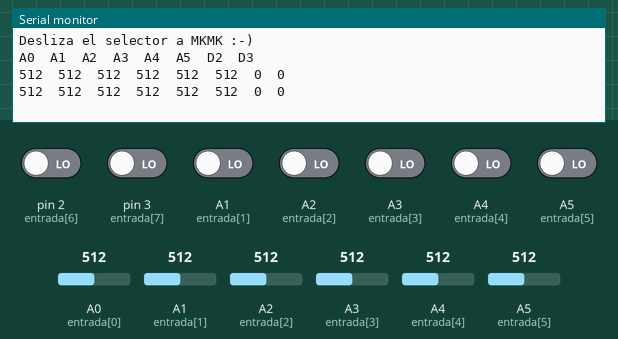
Bench run of a sketch on a simulated Arduino Uno, built with avr-gcc and run on an emulated ATmega328P. Shown: the last lines printed to the serial monitor. Inputs (shaded band) come from the test bench; at power-on: A1 (entrada[1]), A2 (entrada[2]), A3 (entrada[3]), A4 (entrada[4]), A5 (entrada[5]), pin 2 (entrada[6]), pin 3 (entrada[7]) LOW, A0 (entrada[0]) = 512, A1 (entrada[1]) = 512, A2 (entrada[2]) = 512, A3 (entrada[3]) = 512, A4 (entrada[4]) = 512, A5 (entrada[5]) = 512.

Above: at 1.8 s.
1.9 s: A0 (entrada[0]) set to 716
At 2.8 s:
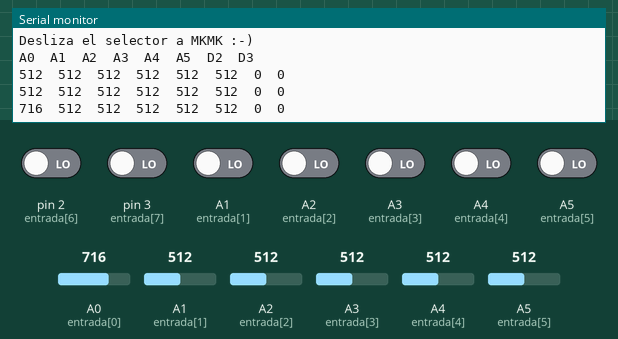
3.4 s: A1 (entrada[1]) set to 716
At 4.7 s:
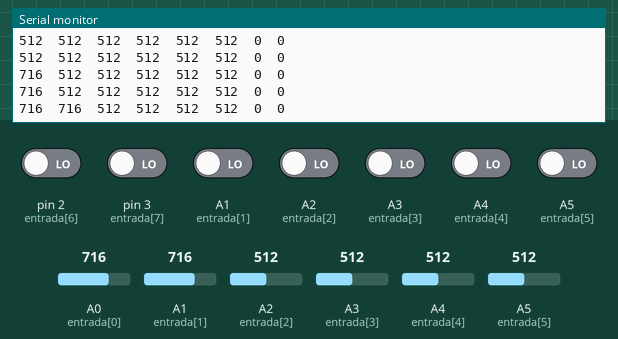
4.9 s: A2 (entrada[2]) set to 716
At 6.3 s:
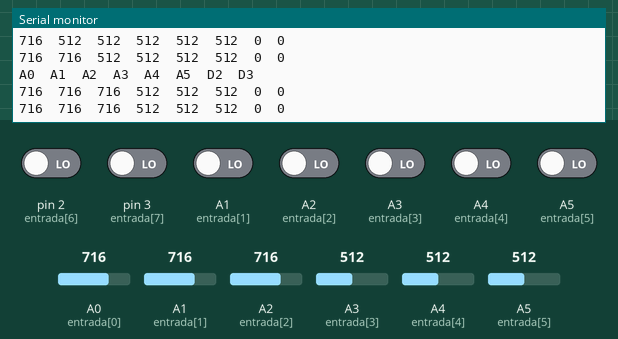
6.4 s: A3 (entrada[3]) set to 716
At 7.7 s:
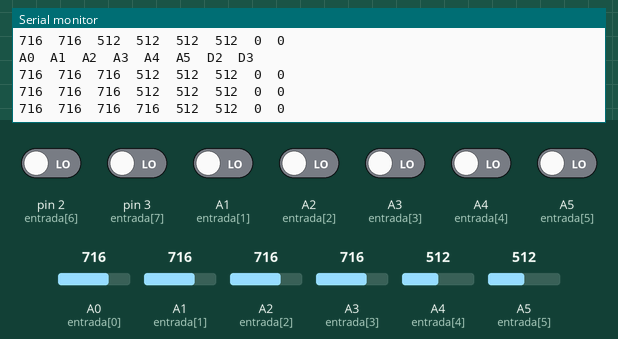
7.9 s: A4 (entrada[4]) set to 716
At 8.5 s:
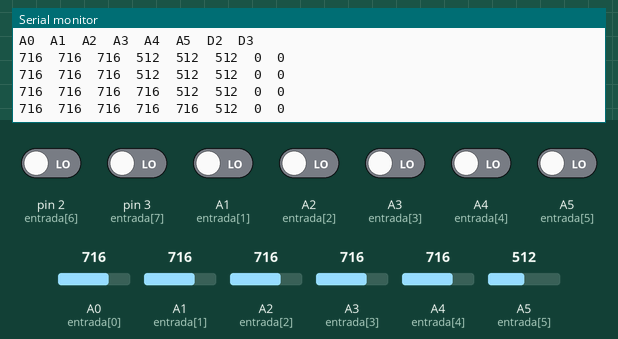
9.4 s: A5 (entrada[5]) set to 716
At 10.9 s:
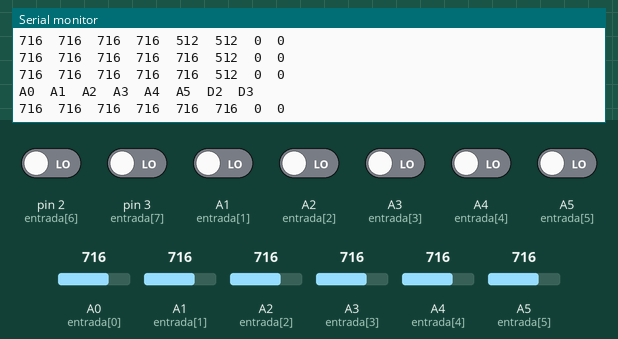

Measured:
- after the input at 1.9 s, the serial monitor: prints a new line after 0.13 s (image 1)
- after the input at 3.4 s, the serial monitor: prints a new line after 0.63 s (image 2)
- after the input at 4.9 s, the serial monitor: prints a new line after 0.16 s (image 3)
- after the input at 6.4 s, the serial monitor: prints a new line after 0.64 s (image 4)
- after the input at 7.9 s, the serial monitor: prints a new line after 0.14 s (image 5)
- after the input at 9.4 s, the serial monitor: prints a new line after 0.67 s (image 6)

The sketch:

Test_MkMK.ino
```cpp
/* Lectura Makey Makey
  Programa para leer las entradas MkMk
*/
int entrada[] = {A0, A1, A2, A3, A4, A5, 2, 3} ; //Entradas
int V_MkMk[8];
int n = 5;

void setup() {
  for (int i = 0; i < 8; i++)
  {
    //Las entradas se definen por defecto, pero es una buena costumbre definir antes todo.

    pinMode(entrada[i], INPUT); // define como entradas los pines MkMk
  }
  Serial.begin(9600);
  Serial.println("Desliza el selector a MKMK :-)");
}

void loop() {
  for (int i = 0; i < 6; i++) {
    V_MkMk[i] = analogRead(entrada[i]);
    V_MkMk[i + 1] = digitalRead(entrada[i + 1]);
    V_MkMk[i + 2] = digitalRead(entrada[i + 2]);
  }
  if (n == 5) {
    n = 0;
    Serial.println();   //Linea de separacion
    Serial.print("A0");
    Serial.print("\t");
    Serial.print("A1");
    Serial.print("\t");
    Serial.print("A2");
    Serial.print("\t");
    Serial.print("A3");
    Serial.print("\t");
    Serial.print("A4");
    Serial.print("\t");
    Serial.print("A5");;
    Serial.print("\t");;
    Serial.print("D2");
    Serial.print("\t");
    Serial.println("D3");
  }
  for (int i = 0; i < 8; i++) {
    Serial.print (V_MkMk[i]);
    Serial.print("\t");
  }
  Serial.println("");
  n++;
  delay(1000);

}
```
